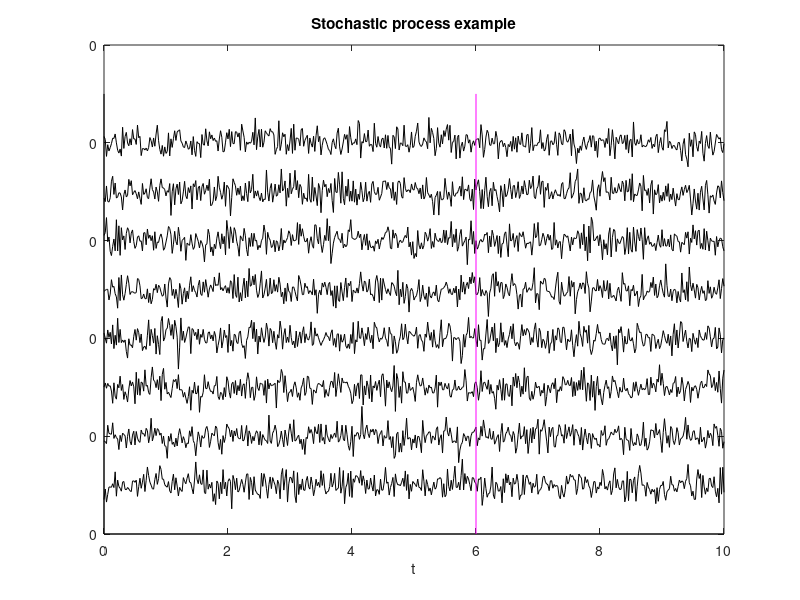

The MATLAB script that drew this image:
% Stochastic process illustration
% separated curves

t=0:0.02:10;
N=length(t);
X=0.17*randn(8,N);
%display
figure(1)
plot([0 10],[0 0],'k'); hold on
plot([0 0],[0 9],'k');
for nn=1:8,
   plot(t,nn+X(nn,:),'k');
end;  
plot([6 6],[0 9],'m');
title('Stochastic process example')
xlabel('t');
set(gca,'YtickLabel',{'0','0','0','0','0','0','0','0','0'});
